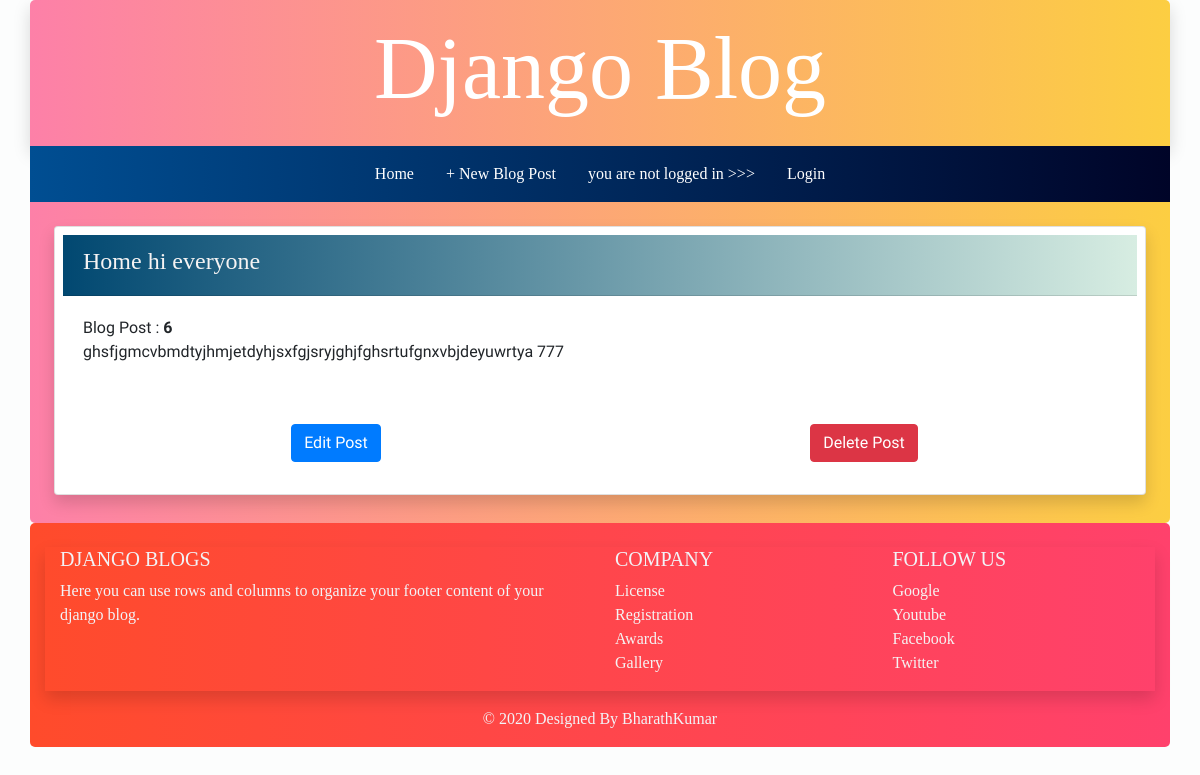
The page /post/6/ on the database as committed earlier.
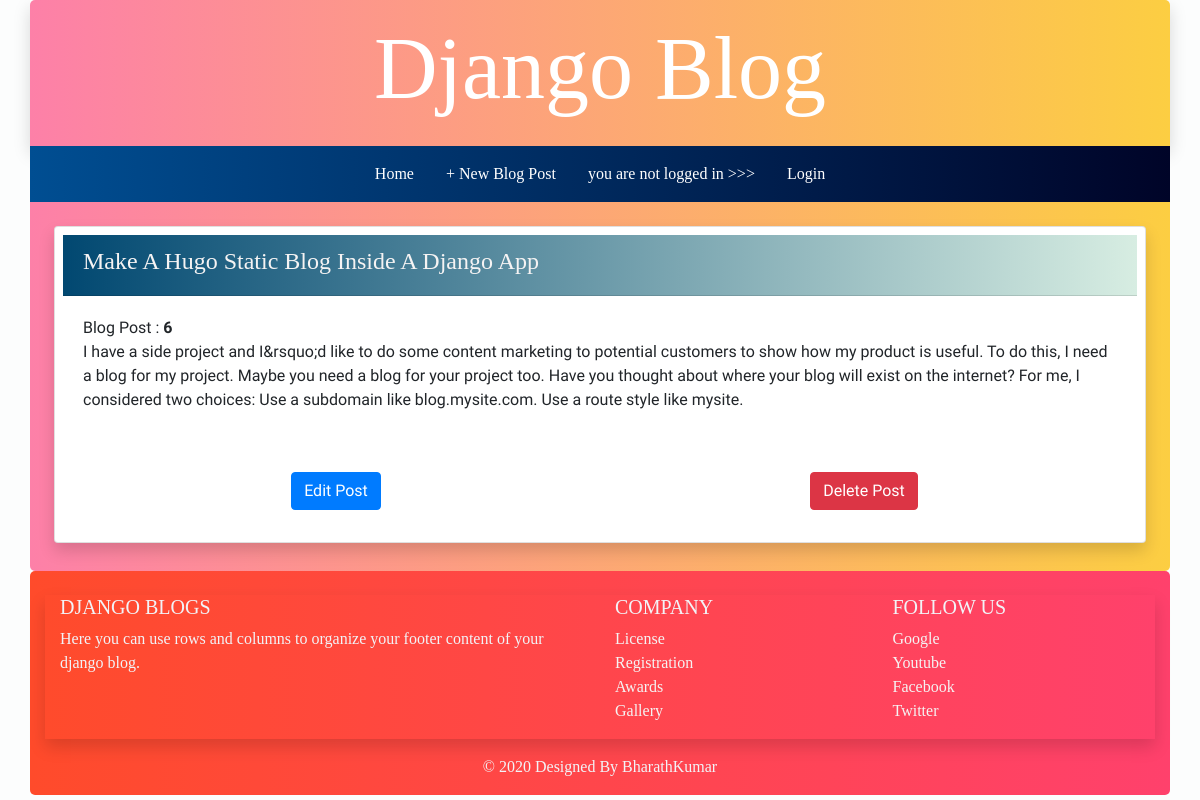
The same page on the database as committed later.
### blog/models.py (models this page shows, shortened)
class Post(models.Model):
    title = models.CharField(max_length=200)
    author = models.ForeignKey('auth.User',on_delete=models.CASCADE,)
    body = models.TextField()

### blog/views.py (the view)
# urls.py: path('post/<int:pk>/', BlogDetailView.as_view(), name='post_detail'),
class BlogDetailView(DetailView):
    model = Post
    template_name = "post_detail.html"

### templates/post_detail.html
{% extends 'base.html' %}
{% load static %}
{% block content %}
<div class="row contentfont">
    <a href="{% url 'post_detail' post.pk %}"><div class="col-12 p-4">
      <div class="card shadow p-2 mb-1 bg-white rounded">
            <div class="card-header">
                <h4><a href="{% url 'post_detail' post.pk %}">{{ post.title }}</a></h4>
            </div>
            <div class="card-body">
              <h7 class="card-title">Blog Post : <b>{{ post.id }}</b></h7>
              <p class="text-black-80">{{ post.body }}</p>
            </div>
            <div class="row p-4 d-flex justify-content-center">
                <div class="col-6 d-flex justify-content-center"><a href="{% url 'post_edit' post.pk %}" class="btn btn-primary">Edit Post</a></div>
                <div class="col-6 d-flex justify-content-center"><a href="{% url 'post_delete' post.pk %}" class="btn btn-danger">Delete Post</a></div>
            </div>
          </div>
     </div></a>
 </div>
{% endblock content %}

Rows that differ between the two databases and show on the page:
changed Post id 6: title "Home hi everyone" → "Make A Hugo Static Blog Inside A Django App"; body "ghsfjgmcvbmdtyjhmjetdyhjsxfgjsryjghjfghsrtufgnxvbjdeyuwrtya 777" → "I have a side project and I&rsquo;d like to do some content marketing to potential customers to show how my product is useful. To do this, I need a blog for my project. Maybe you need a blog for your project too. Have you thought about where your blog will exist on the internet? For me, I considered two choices: Use a subdomain like blog.mysite.com. Use a route style like mysite."
